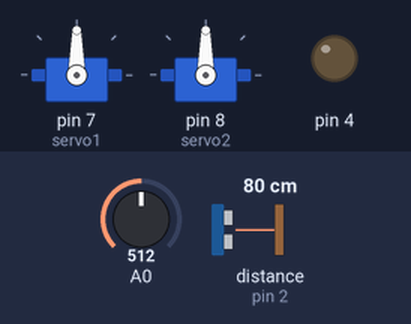
Simulated run of this sketch. Board: Arduino Uno, built with avr-gcc and run on an emulated ATmega328P. Parts: 2 × servo, output pins drawn as LEDs (lit = HIGH). The test bench sets the inputs (shaded band); at power-on: A0 = 512, distance to the obstacle (sensor on pin 2) 80 cm. The echo pulse lasts 58.3 µs per cm.

Above: at 1.2 s.
1.3 s: A0 set to 493
At 1.9 s:
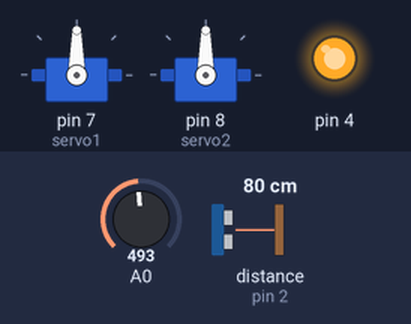
2.8 s: A0 set to 511
At 3.8 s:
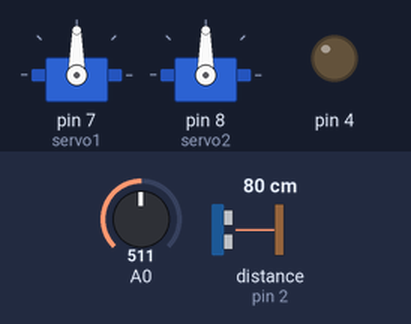
4.3 s: A0 set to 306
At 5.8 s:
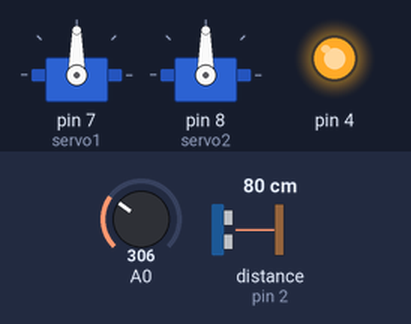
Timing chart, 0 to 7.3 s (numbered marks = the images above; inputs shaded):
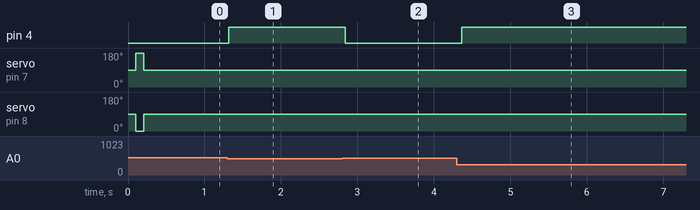

The sketch:

PreservationCodePingTest.ino
```cpp
//Preservation Code - Ping Test
//written by Shaun Wolff

//Moves forward until it gets within 10cm of something (in front of ultrasonic)
#include <Servo.h>
#include <NewPing.h>

Servo servo1; //create servo objects
Servo servo2;
float bLevel = 0; //Battery Level
int set1 = 90; //set servo speed to 0
int set2 = 90;
int pingFlag = 0;
#define ULTRA_TRIGGER_PIN  5  // Arduino pin tied to trigger pin on the ultrasonic sensor.
#define ULTRA_ECHO_PIN     2  // Arduino pin tied to echo pin on the ultrasonic sensor.
#define ULTRA_MAX_DISTANCE 10 // Maximum distance we want to ping for (in centimeters). Maximum sensor distance is rated at 400-500cm.
NewPing sonar(ULTRA_TRIGGER_PIN, ULTRA_ECHO_PIN, ULTRA_MAX_DISTANCE); // NewPing setup of pins and maximum distance.


void setup()
{
  Serial.begin(115200);
  servo1.attach(7); //attach right servo to pin 7
  servo2.attach(8); //attach left servo to pin 8
  pinMode(4, OUTPUT);
}

void loop()
{
  batCheck(); //Battery check. Led On if below 5v.
  if(pingFlag == 0)
  {
    //move rover forward if nothing in front of rover (ultrasonic sensor)
    set1 = 180; //servo1 full forward
    set2 = 0; //servo2 full forward
    pingFlag = pingCheck(); //check ultrasonic sensor
    delay(100); //probably replaced with other code/function calls
    servo1.write(set1); //feed servos speed setting
    servo2.write(set2);
  }
  else //stop if something in front of rover (ultrasonic sensor)
  {
    pingFlag = pingCheck(); //check ultrasonic sensor
    delay(100); //probably replaced with other code/function calls
    servo1.write(90); //feed servos speed setting
    servo2.write(90);
  }
}

void batCheck()
{
  //Battery Monitor
  //warning led attached to pin 3
  bLevel = analogRead(A0); //Read analog input in var
  bLevel = bLevel * .0049; //convert to corresponding input voltage value
  if(bLevel < 2.50) analogWrite(4, 1024); //check if below 2.5 (5v), warning led on
  else {digitalWrite(4, LOW);} //no warning led
//  Serial.println(bLevel);  //possible sensor value to android app
}

int pingCheck()
{
  sonar.ping();  // Send ping. Possible sensor value to android app
  if(digitalRead(2) == LOW) return 1;
  else {return 0;}
}
```

Measured:
- the behaviour switches between 511 and 510 on A0 (found by bisection; images 0 and 1)
- after the input at 1.3 s, pin 4: LOW → HIGH at once
- after the input at 2.8 s, pin 4: HIGH → LOW at once
- after the input at 4.3 s, pin 4: LOW → HIGH after 0.06 s
